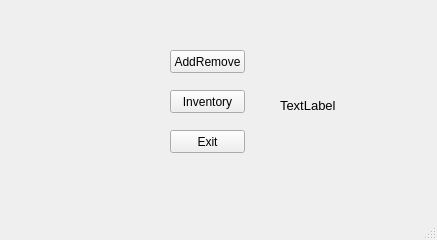
<?xml version="1.0" encoding="UTF-8"?>
<ui version="4.0">
 <class>MainWindow</class>
 <widget class="QMainWindow" name="MainWindow">
  <property name="geometry">
   <rect>
    <x>0</x>
    <y>0</y>
    <width>437</width>
    <height>240</height>
   </rect>
  </property>
  <property name="windowTitle">
   <string>MainWindow</string>
  </property>
  <widget class="QWidget" name="centralwidget">
   <widget class="QPushButton" name="PB_AddRemoveItems">
    <property name="geometry">
     <rect>
      <x>170</x>
      <y>50</y>
      <width>75</width>
      <height>23</height>
     </rect>
    </property>
    <property name="text">
     <string>AddRemove</string>
    </property>
   </widget>
   <widget class="QPushButton" name="PB_Exit">
    <property name="geometry">
     <rect>
      <x>170</x>
      <y>130</y>
      <width>75</width>
      <height>23</height>
     </rect>
    </property>
    <property name="text">
     <string>Exit</string>
    </property>
   </widget>
   <widget class="QPushButton" name="PB_Inventory">
    <property name="geometry">
     <rect>
      <x>170</x>
      <y>90</y>
      <width>75</width>
      <height>23</height>
     </rect>
    </property>
    <property name="text">
     <string>Inventory</string>
    </property>
   </widget>
   <widget class="QLabel" name="L_Test">
    <property name="geometry">
     <rect>
      <x>280</x>
      <y>90</y>
      <width>121</width>
      <height>31</height>
     </rect>
    </property>
    <property name="sizePolicy">
     <sizepolicy hsizetype="Expanding" vsizetype="Expanding">
      <horstretch>200</horstretch>
      <verstretch>200</verstretch>
     </sizepolicy>
    </property>
    <property name="sizeIncrement">
     <size>
      <width>200</width>
      <height>200</height>
     </size>
    </property>
    <property name="font">
     <font>
      <pointsize>10</pointsize>
     </font>
    </property>
    <property name="text">
     <string>TextLabel</string>
    </property>
    <property name="scaledContents">
     <bool>true</bool>
    </property>
   </widget>
  </widget>
  <widget class="QStatusBar" name="statusbar"/>
 </widget>
 <resources/>
 <connections/>
</ui>
